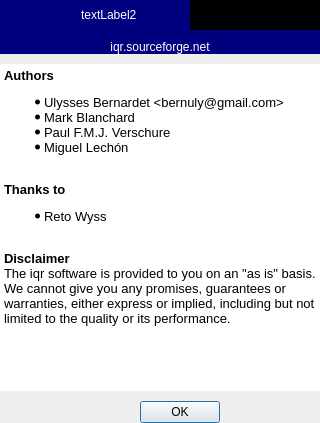
<?xml version="1.0" encoding="UTF-8"?>
<ui version="4.0">
 <class>dlgAboutIqr</class>
 <widget class="QDialog" name="dlgAboutIqr">
  <property name="geometry">
   <rect>
    <x>0</x>
    <y>0</y>
    <width>300</width>
    <height>423</height>
   </rect>
  </property>
  <property name="sizePolicy">
   <sizepolicy hsizetype="MinimumExpanding" vsizetype="MinimumExpanding">
    <horstretch>0</horstretch>
    <verstretch>0</verstretch>
   </sizepolicy>
  </property>
  <property name="windowTitle">
   <string>about iqr</string>
  </property>
  <property name="autoFillBackground">
   <bool>true</bool>
  </property>
  <property name="modal">
   <bool>true</bool>
  </property>
  <layout class="QVBoxLayout">
   <property name="margin">
    <number>0</number>
   </property>
   <item>
    <widget class="QFrame" name="frame">
     <property name="palette">
      <palette>
       <active>
        <colorrole role="WindowText">
         <brush brushstyle="SolidPattern">
          <color alpha="255">
           <red>255</red>
           <green>255</green>
           <blue>255</blue>
          </color>
         </brush>
        </colorrole>
        <colorrole role="Button">
         <brush brushstyle="SolidPattern">
          <color alpha="255">
           <red>0</red>
           <green>0</green>
           <blue>127</blue>
          </color>
         </brush>
        </colorrole>
        <colorrole role="Light">
         <brush brushstyle="SolidPattern">
          <color alpha="255">
           <red>0</red>
           <green>0</green>
           <blue>191</blue>
          </color>
         </brush>
        </colorrole>
        <colorrole role="Midlight">
         <brush brushstyle="SolidPattern">
          <color alpha="255">
           <red>0</red>
           <green>0</green>
           <blue>159</blue>
          </color>
         </brush>
        </colorrole>
        <colorrole role="Dark">
         <brush brushstyle="SolidPattern">
          <color alpha="255">
           <red>0</red>
           <green>0</green>
           <blue>63</blue>
          </color>
         </brush>
        </colorrole>
        <colorrole role="Mid">
         <brush brushstyle="SolidPattern">
          <color alpha="255">
           <red>0</red>
           <green>0</green>
           <blue>84</blue>
          </color>
         </brush>
        </colorrole>
        <colorrole role="Text">
         <brush brushstyle="SolidPattern">
          <color alpha="255">
           <red>255</red>
           <green>255</green>
           <blue>255</blue>
          </color>
         </brush>
        </colorrole>
        <colorrole role="BrightText">
         <brush brushstyle="SolidPattern">
          <color alpha="255">
           <red>255</red>
           <green>255</green>
           <blue>255</blue>
          </color>
         </brush>
        </colorrole>
        <colorrole role="ButtonText">
         <brush brushstyle="SolidPattern">
          <color alpha="255">
           <red>255</red>
           <green>255</green>
           <blue>255</blue>
          </color>
         </brush>
        </colorrole>
        <colorrole role="Base">
         <brush brushstyle="SolidPattern">
          <color alpha="255">
           <red>0</red>
           <green>0</green>
           <blue>0</blue>
          </color>
         </brush>
        </colorrole>
        <colorrole role="Window">
         <brush brushstyle="SolidPattern">
          <color alpha="255">
           <red>0</red>
           <green>0</green>
           <blue>127</blue>
          </color>
         </brush>
        </colorrole>
        <colorrole role="Shadow">
         <brush brushstyle="SolidPattern">
          <color alpha="255">
           <red>0</red>
           <green>0</green>
           <blue>0</blue>
          </color>
         </brush>
        </colorrole>
        <colorrole role="AlternateBase">
         <brush brushstyle="SolidPattern">
          <color alpha="255">
           <red>0</red>
           <green>0</green>
           <blue>63</blue>
          </color>
         </brush>
        </colorrole>
        <colorrole role="ToolTipBase">
         <brush brushstyle="SolidPattern">
          <color alpha="255">
           <red>255</red>
           <green>255</green>
           <blue>220</blue>
          </color>
         </brush>
        </colorrole>
        <colorrole role="ToolTipText">
         <brush brushstyle="SolidPattern">
          <color alpha="255">
           <red>0</red>
           <green>0</green>
           <blue>0</blue>
          </color>
         </brush>
        </colorrole>
       </active>
       <inactive>
        <colorrole role="WindowText">
         <brush brushstyle="SolidPattern">
          <color alpha="255">
           <red>255</red>
           <green>255</green>
           <blue>255</blue>
          </color>
         </brush>
        </colorrole>
        <colorrole role="Button">
         <brush brushstyle="SolidPattern">
          <color alpha="255">
           <red>0</red>
           <green>0</green>
           <blue>127</blue>
          </color>
         </brush>
        </colorrole>
        <colorrole role="Light">
         <brush brushstyle="SolidPattern">
          <color alpha="255">
           <red>0</red>
           <green>0</green>
           <blue>191</blue>
          </color>
         </brush>
        </colorrole>
        <colorrole role="Midlight">
         <brush brushstyle="SolidPattern">
          <color alpha="255">
           <red>0</red>
           <green>0</green>
           <blue>159</blue>
          </color>
         </brush>
        </colorrole>
        <colorrole role="Dark">
         <brush brushstyle="SolidPattern">
          <color alpha="255">
           <red>0</red>
           <green>0</green>
           <blue>63</blue>
          </color>
         </brush>
        </colorrole>
        <colorrole role="Mid">
         <brush brushstyle="SolidPattern">
          <color alpha="255">
           <red>0</red>
           <green>0</green>
           <blue>84</blue>
          </color>
         </brush>
        </colorrole>
        <colorrole role="Text">
         <brush brushstyle="SolidPattern">
          <color alpha="255">
           <red>255</red>
           <green>255</green>
           <blue>255</blue>
          </color>
         </brush>
        </colorrole>
        <colorrole role="BrightText">
         <brush brushstyle="SolidPattern">
          <color alpha="255">
           <red>255</red>
           <green>255</green>
           <blue>255</blue>
          </color>
         </brush>
        </colorrole>
        <colorrole role="ButtonText">
         <brush brushstyle="SolidPattern">
          <color alpha="255">
           <red>255</red>
           <green>255</green>
           <blue>255</blue>
          </color>
         </brush>
        </colorrole>
        <colorrole role="Base">
         <brush brushstyle="SolidPattern">
          <color alpha="255">
           <red>0</red>
           <green>0</green>
           <blue>0</blue>
          </color>
         </brush>
        </colorrole>
        <colorrole role="Window">
         <brush brushstyle="SolidPattern">
          <color alpha="255">
           <red>0</red>
           <green>0</green>
           <blue>127</blue>
          </color>
         </brush>
        </colorrole>
        <colorrole role="Shadow">
         <brush brushstyle="SolidPattern">
          <color alpha="255">
           <red>0</red>
           <green>0</green>
           <blue>0</blue>
          </color>
         </brush>
        </colorrole>
        <colorrole role="AlternateBase">
         <brush brushstyle="SolidPattern">
          <color alpha="255">
           <red>0</red>
           <green>0</green>
           <blue>63</blue>
          </color>
         </brush>
        </colorrole>
        <colorrole role="ToolTipBase">
         <brush brushstyle="SolidPattern">
          <color alpha="255">
           <red>255</red>
           <green>255</green>
           <blue>220</blue>
          </color>
         </brush>
        </colorrole>
        <colorrole role="ToolTipText">
         <brush brushstyle="SolidPattern">
          <color alpha="255">
           <red>0</red>
           <green>0</green>
           <blue>0</blue>
          </color>
         </brush>
        </colorrole>
       </inactive>
       <disabled>
        <colorrole role="WindowText">
         <brush brushstyle="SolidPattern">
          <color alpha="255">
           <red>0</red>
           <green>0</green>
           <blue>63</blue>
          </color>
         </brush>
        </colorrole>
        <colorrole role="Button">
         <brush brushstyle="SolidPattern">
          <color alpha="255">
           <red>0</red>
           <green>0</green>
           <blue>127</blue>
          </color>
         </brush>
        </colorrole>
        <colorrole role="Light">
         <brush brushstyle="SolidPattern">
          <color alpha="255">
           <red>0</red>
           <green>0</green>
           <blue>191</blue>
          </color>
         </brush>
        </colorrole>
        <colorrole role="Midlight">
         <brush brushstyle="SolidPattern">
          <color alpha="255">
           <red>0</red>
           <green>0</green>
           <blue>159</blue>
          </color>
         </brush>
        </colorrole>
        <colorrole role="Dark">
         <brush brushstyle="SolidPattern">
          <color alpha="255">
           <red>0</red>
           <green>0</green>
           <blue>63</blue>
          </color>
         </brush>
        </colorrole>
        <colorrole role="Mid">
         <brush brushstyle="SolidPattern">
          <color alpha="255">
           <red>0</red>
           <green>0</green>
           <blue>84</blue>
          </color>
         </brush>
        </colorrole>
        <colorrole role="Text">
         <brush brushstyle="SolidPattern">
          <color alpha="255">
           <red>0</red>
           <green>0</green>
           <blue>63</blue>
          </color>
         </brush>
        </colorrole>
        <colorrole role="BrightText">
         <brush brushstyle="SolidPattern">
          <color alpha="255">
           <red>255</red>
           <green>255</green>
           <blue>255</blue>
          </color>
         </brush>
        </colorrole>
        <colorrole role="ButtonText">
         <brush brushstyle="SolidPattern">
          <color alpha="255">
           <red>0</red>
           <green>0</green>
           <blue>63</blue>
          </color>
         </brush>
        </colorrole>
        <colorrole role="Base">
         <brush brushstyle="SolidPattern">
          <color alpha="255">
           <red>0</red>
           <green>0</green>
           <blue>127</blue>
          </color>
         </brush>
        </colorrole>
        <colorrole role="Window">
         <brush brushstyle="SolidPattern">
          <color alpha="255">
           <red>0</red>
           <green>0</green>
           <blue>127</blue>
          </color>
         </brush>
        </colorrole>
        <colorrole role="Shadow">
         <brush brushstyle="SolidPattern">
          <color alpha="255">
           <red>0</red>
           <green>0</green>
           <blue>0</blue>
          </color>
         </brush>
        </colorrole>
        <colorrole role="AlternateBase">
         <brush brushstyle="SolidPattern">
          <color alpha="255">
           <red>0</red>
           <green>0</green>
           <blue>127</blue>
          </color>
         </brush>
        </colorrole>
        <colorrole role="ToolTipBase">
         <brush brushstyle="SolidPattern">
          <color alpha="255">
           <red>255</red>
           <green>255</green>
           <blue>220</blue>
          </color>
         </brush>
        </colorrole>
        <colorrole role="ToolTipText">
         <brush brushstyle="SolidPattern">
          <color alpha="255">
           <red>0</red>
           <green>0</green>
           <blue>0</blue>
          </color>
         </brush>
        </colorrole>
       </disabled>
      </palette>
     </property>
     <property name="autoFillBackground">
      <bool>true</bool>
     </property>
     <property name="frameShape">
      <enum>QFrame::NoFrame</enum>
     </property>
     <property name="frameShadow">
      <enum>QFrame::Raised</enum>
     </property>
     <layout class="QVBoxLayout" name="verticalLayout">
      <property name="margin">
       <number>0</number>
      </property>
      <item>
       <layout class="QHBoxLayout" name="_2">
        <item>
         <spacer>
          <property name="orientation">
           <enum>Qt::Vertical</enum>
          </property>
          <property name="sizeType">
           <enum>QSizePolicy::Expanding</enum>
          </property>
          <property name="sizeHint" stdset="0">
           <size>
            <width>81</width>
            <height>20</height>
           </size>
          </property>
         </spacer>
        </item>
        <item>
         <widget class="QLabel" name="qlblMovie">
          <property name="text">
           <string>textLabel2</string>
          </property>
          <property name="wordWrap">
           <bool>false</bool>
          </property>
         </widget>
        </item>
        <item>
         <widget class="QTextEdit" name="qtxteditVersion">
          <property name="maximumSize">
           <size>
            <width>130</width>
            <height>30</height>
           </size>
          </property>
          <property name="font">
           <font>
            <pointsize>16</pointsize>
            <weight>75</weight>
            <bold>true</bold>
           </font>
          </property>
          <property name="acceptDrops">
           <bool>false</bool>
          </property>
          <property name="frameShape">
           <enum>QFrame::NoFrame</enum>
          </property>
          <property name="verticalScrollBarPolicy">
           <enum>Qt::ScrollBarAlwaysOff</enum>
          </property>
          <property name="horizontalScrollBarPolicy">
           <enum>Qt::ScrollBarAlwaysOff</enum>
          </property>
          <property name="readOnly">
           <bool>true</bool>
          </property>
          <property name="acceptRichText">
           <bool>false</bool>
          </property>
         </widget>
        </item>
       </layout>
      </item>
      <item>
       <widget class="QLabel" name="textLabel1_2">
        <property name="text">
         <string>iqr.sourceforge.net</string>
        </property>
        <property name="alignment">
         <set>Qt::AlignCenter</set>
        </property>
        <property name="wordWrap">
         <bool>false</bool>
        </property>
        <property name="margin">
         <number>3</number>
        </property>
       </widget>
      </item>
     </layout>
    </widget>
   </item>
   <item>
    <widget class="QTextEdit" name="textEdit">
     <property name="sizePolicy">
      <sizepolicy hsizetype="Expanding" vsizetype="Expanding">
       <horstretch>0</horstretch>
       <verstretch>3</verstretch>
      </sizepolicy>
     </property>
     <property name="frameShape">
      <enum>QFrame::NoFrame</enum>
     </property>
     <property name="undoRedoEnabled">
      <bool>false</bool>
     </property>
     <property name="readOnly">
      <bool>true</bool>
     </property>
     <property name="html">
      <string>&lt;!DOCTYPE HTML PUBLIC &quot;-//W3C//DTD HTML 4.0//EN&quot; &quot;http://www.w3.org/TR/REC-html40/strict.dtd&quot;&gt;
&lt;html&gt;&lt;head&gt;&lt;meta name=&quot;qrichtext&quot; content=&quot;1&quot; /&gt;&lt;style type=&quot;text/css&quot;&gt;
p, li { white-space: pre-wrap; }
&lt;/style&gt;&lt;/head&gt;&lt;body style=&quot; font-family:'Sans Serif'; font-size:9pt; font-weight:400; font-style:normal;&quot;&gt;
&lt;p style=&quot; margin-top:0px; margin-bottom:0px; margin-left:0px; margin-right:0px; -qt-block-indent:0; text-indent:0px;&quot;&gt;&lt;span style=&quot; font-size:10pt; font-weight:600;&quot;&gt;Authors&lt;/span&gt;&lt;/p&gt;
&lt;ul style=&quot;-qt-list-indent: 1;&quot;&gt;&lt;li style=&quot; font-size:10pt;&quot; style=&quot; margin-top:12px; margin-bottom:0px; margin-left:0px; margin-right:0px; -qt-block-indent:0; text-indent:0px;&quot;&gt;Ulysses Bernardet &amp;lt;bernuly@gmail.com&amp;gt;&lt;/li&gt;
&lt;li style=&quot; font-size:10pt;&quot; style=&quot; margin-top:0px; margin-bottom:0px; margin-left:0px; margin-right:0px; -qt-block-indent:0; text-indent:0px;&quot;&gt;Mark Blanchard&lt;/li&gt;
&lt;li style=&quot; font-size:10pt;&quot; style=&quot; margin-top:0px; margin-bottom:0px; margin-left:0px; margin-right:0px; -qt-block-indent:0; text-indent:0px;&quot;&gt;Paul F.M.J. Verschure&lt;/li&gt;
&lt;li style=&quot; font-size:10pt;&quot; style=&quot; margin-top:0px; margin-bottom:12px; margin-left:0px; margin-right:0px; -qt-block-indent:0; text-indent:0px;&quot;&gt;Miguel Lechón&lt;/li&gt;&lt;/ul&gt;
&lt;p style=&quot;-qt-paragraph-type:empty; margin-top:0px; margin-bottom:0px; margin-left:0px; margin-right:0px; -qt-block-indent:0; text-indent:0px; font-size:10pt;&quot;&gt;&lt;/p&gt;
&lt;p style=&quot; margin-top:0px; margin-bottom:0px; margin-left:0px; margin-right:0px; -qt-block-indent:0; text-indent:0px;&quot;&gt;&lt;span style=&quot; font-size:10pt; font-weight:600;&quot;&gt;Thanks to&lt;/span&gt;&lt;/p&gt;
&lt;ul style=&quot;-qt-list-indent: 1;&quot;&gt;&lt;li style=&quot; font-size:10pt;&quot; style=&quot; margin-top:12px; margin-bottom:12px; margin-left:0px; margin-right:0px; -qt-block-indent:0; text-indent:0px;&quot;&gt;Reto Wyss&lt;/li&gt;&lt;/ul&gt;
&lt;p style=&quot;-qt-paragraph-type:empty; margin-top:0px; margin-bottom:0px; margin-left:0px; margin-right:0px; -qt-block-indent:0; text-indent:0px; font-size:10pt;&quot;&gt;&lt;/p&gt;
&lt;p style=&quot; margin-top:0px; margin-bottom:0px; margin-left:0px; margin-right:0px; -qt-block-indent:0; text-indent:0px;&quot;&gt;&lt;span style=&quot; font-size:10pt; font-weight:600;&quot;&gt;Disclaimer&lt;/span&gt;&lt;/p&gt;
&lt;p style=&quot; margin-top:0px; margin-bottom:0px; margin-left:0px; margin-right:0px; -qt-block-indent:0; text-indent:0px;&quot;&gt;&lt;span style=&quot; font-size:10pt;&quot;&gt;The &lt;/span&gt;&lt;span style=&quot; font-family:'Courier New,courier'; font-size:10pt;&quot;&gt;iqr&lt;/span&gt;&lt;span style=&quot; font-size:10pt;&quot;&gt; software is provided to you on an &quot;as is&quot; basis. We cannot give you any promises, guarantees or warranties, either express or implied, including but not limited to the quality or its performance.&lt;/span&gt;&lt;/p&gt;&lt;/body&gt;&lt;/html&gt;</string>
     </property>
    </widget>
   </item>
   <item>
    <layout class="QHBoxLayout">
     <property name="margin">
      <number>0</number>
     </property>
     <item>
      <spacer>
       <property name="orientation">
        <enum>Qt::Vertical</enum>
       </property>
       <property name="sizeType">
        <enum>QSizePolicy::Expanding</enum>
       </property>
       <property name="sizeHint" stdset="0">
        <size>
         <width>140</width>
         <height>21</height>
        </size>
       </property>
      </spacer>
     </item>
     <item>
      <widget class="QPushButton" name="pbtnClose">
       <property name="text">
        <string>OK</string>
       </property>
       <property name="default">
        <bool>true</bool>
       </property>
      </widget>
     </item>
     <item>
      <spacer>
       <property name="orientation">
        <enum>Qt::Vertical</enum>
       </property>
       <property name="sizeType">
        <enum>QSizePolicy::Expanding</enum>
       </property>
       <property name="sizeHint" stdset="0">
        <size>
         <width>100</width>
         <height>21</height>
        </size>
       </property>
      </spacer>
     </item>
    </layout>
   </item>
  </layout>
 </widget>
 <layoutdefault spacing="10" margin="0"/>
 <pixmapfunction>qPixmapFromMimeSource</pixmapfunction>
 <resources/>
 <connections>
  <connection>
   <sender>pbtnClose</sender>
   <signal>clicked()</signal>
   <receiver>dlgAboutIqr</receiver>
   <slot>close()</slot>
   <hints>
    <hint type="sourcelabel">
     <x>20</x>
     <y>20</y>
    </hint>
    <hint type="destinationlabel">
     <x>20</x>
     <y>20</y>
    </hint>
   </hints>
  </connection>
 </connections>
</ui>
